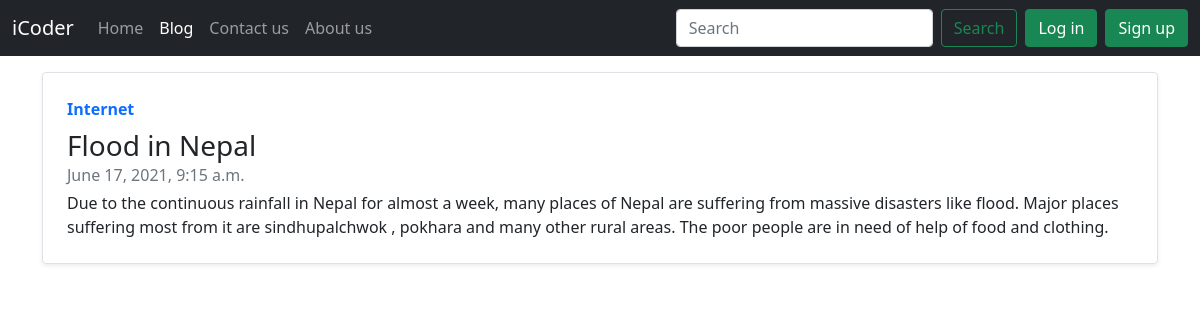
The app's page /blog/2/ with its own data.
### blog/models.py (models this page shows, shortened)
class Post(models.Model):
    sno = models.AutoField(primary_key = True)
    title = models.CharField(max_length = 200)
    content = models.TextField()
    author = models.CharField(max_length = 100)
    timestamp = models.DateTimeField(blank = True)

### blog/views.py (the view)
# urls.py: path('<str:slug>/' , views.blogpost , name="blogpost")
def blogpost(request , slug):
    post = Post.objects.get(sno = int(slug))
    return render(request , 'blog/blogpost.html' , {'post':post})

### templates/blog/blogpost.html (shortened to what this page needs)
{% extends 'base.html' %}
{% block blogactive %}active{% endblock blogactive %}
{% block main %}
    <div class="container my-3">
  <div class="row g-0 border rounded overflow-hidden flex-md-row mb-4 shadow-sm h-md-250 position-relative">
    <div class="col p-4 d-flex flex-column position-static">
      <strong class="d-inline-block mb-2 text-primary">{{post.author}}</strong>
      <h3 class="mb-0">{{post.title}}</h3>
      <div class="mb-1 text-muted">{{post.timestamp}}</div>
      <p class="card-text mb-auto">{{post.content}}</p>
    </div>
  </div>
</div>
{% endblock main %}

### records on screen
Post: author "Internet", title "Flood in Nepal", timestamp "June 17, 2021, 9:15 a.m.", content "Due to the continuous rainfall in Nepal for almost a week, many places of Nepal are suffering from massive disasters like flood. Major places suffering most from it are sindhupalchwok , pokhara and many other rural areas. The poor people are in need of help of food and clothing."
